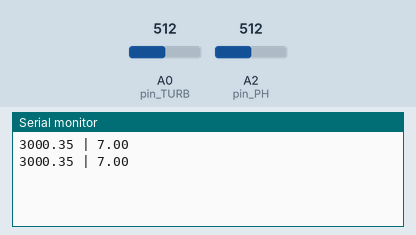
A sketch run on a simulated Arduino Uno, built with avr-gcc and run on an emulated ATmega328P. Shown: the last lines printed to the serial monitor. The inputs (shaded band) are chosen by the test bench; at power-on: A0 (pin_TURB) = 512, A2 (pin_PH) = 512.

Above: at 2.8 s.
2.9 s: A0 (pin_TURB) set to 716
At 4.8 s:
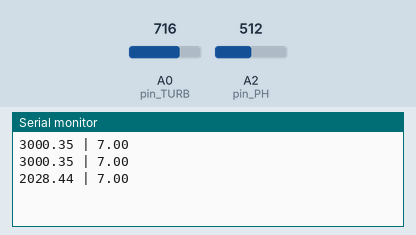
5.6 s: A2 (pin_PH) set to 716
At 6.4 s:
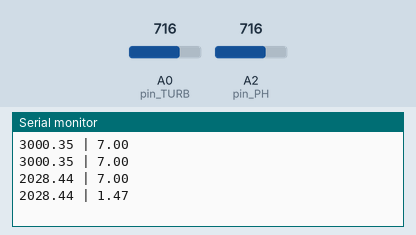
8.3 s: A0 (pin_TURB) set to 900
At 10.7 s:
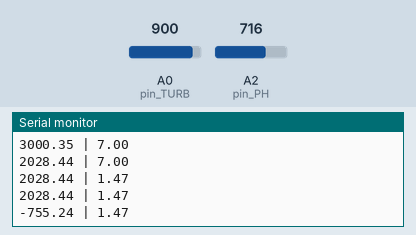
11.0 s: A2 (pin_PH) set to 900
At 13.5 s:
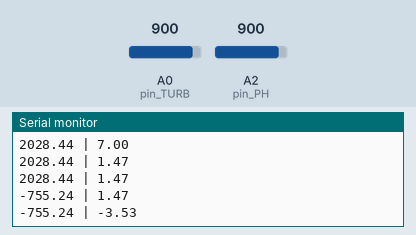
Timing chart, 0 to 14.7 s (numbered marks = the images above; inputs shaded):
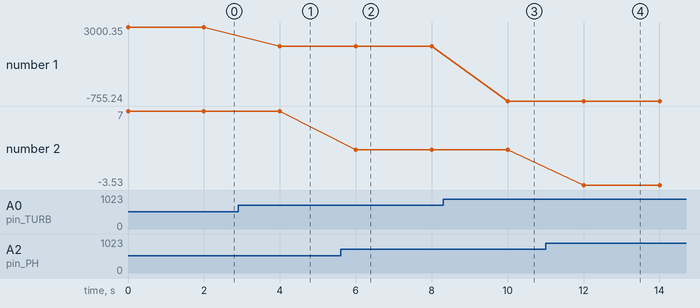

The sketch:

Medido_agua.ino
```cpp
/*==================================

  CLEAN BOX SOURCE CODE

   Codigo fonte de afericao dos sensores de PH e TURBIDEZ

   AUTOR: NEWTON R. DOS SANTOS
   DATA: 28 de julho de 2019

*/

//FUNCOES

double calcNTU(double volt_TURB);
double calcPH(double volt_PH);

//PORTAS Analogicas
int pin_PH = A2;
int pin_TURB = A0;


//variaveis globais
double NTU = 0.0;
double PH = 0.0;

//configuracoes iniciais

void setup(){
  Serial.begin(115200);
}

//LOOP

void loop(){

  // faz a leitura das portas analogicas A0 e A2
  int turbidSensor = analogRead(pin_TURB);
  int phSensor = analogRead(pin_PH);

  //converte em volts
  double volt_TURB = turbidSensor * (5.0 / 1024.0);
  double volt_PH = phSensor * (5.0 / 1024.0);


  // calcula NTU e PH
  NTU = calcNTU(volt_TURB);
  PH = calcPH(volt_PH);


  //envia os dados para a porta Serial
  Serial.print(NTU);
  Serial.print(" | ");
  Serial.println(PH);

  // pausa de 2 SEG para a prox leitura
  delay(2000);

}


//Funcoes

//calcula NTU
double calcNTU(double volt_TURB){

 double NTU = -(1120.4*volt_TURB*volt_TURB)+(5742.3*volt_TURB)-4352.9;

 return NTU;
}

//calcula PH
double calcPH(double volt_PH){

  double PH = 7 + ((2.5 - volt_PH) / 0.18);

  return PH;
}
```

Measured:
- after the input at 2.9 s, the serial monitor: prints a new line after 1.1 s (image 1)
- after the input at 5.6 s, the serial monitor: prints a new line after 0.40 s (image 2)
- after the input at 8.3 s, the serial monitor: prints a new line after 1.7 s (image 3)
- after the input at 11.0 s, the serial monitor: prints a new line after 1.0 s (image 4)
- plotted number 1: 3000.35 → 2028.44 after the input at 2.9 s, 2028.44 → -755.24 after the input at 8.3 s
- plotted number 2: 7 → 1.47 after the input at 5.6 s, 1.47 → -3.53 after the input at 11.0 s
